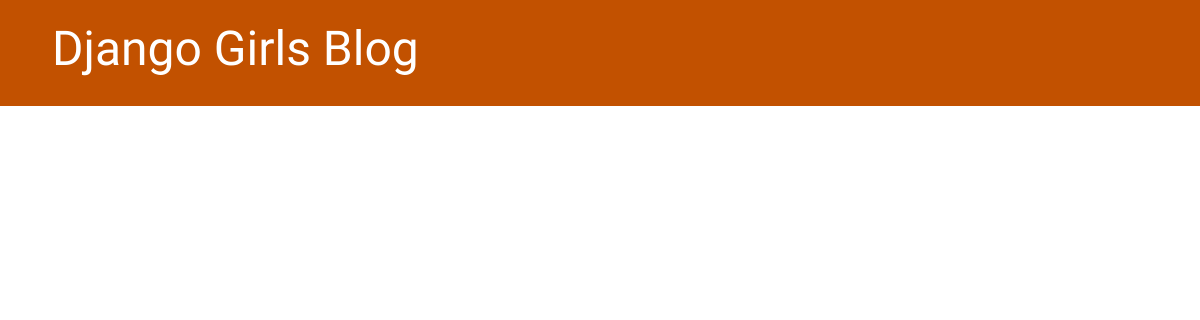
Before: / with the older database file.
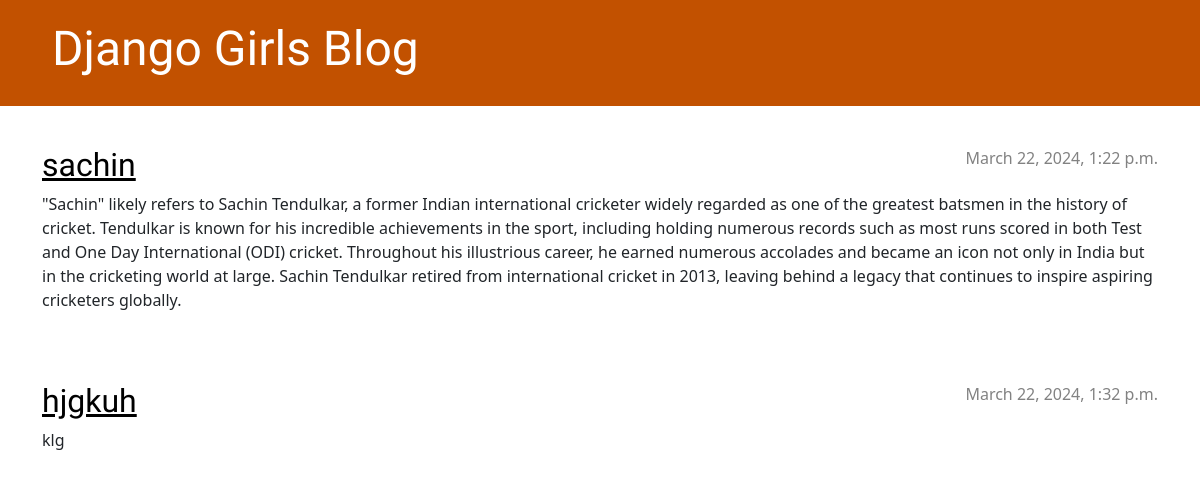
After: the same page with the newer database file.
### blog/models.py (models this page shows, shortened)
class Post(models.Model):
    author = models.ForeignKey(settings.AUTH_USER_MODEL, on_delete=models.CASCADE)
    title = models.CharField(max_length=200)
    text = models.TextField()
    created_date = models.DateTimeField(default=timezone.now)
    published_date = models.DateTimeField(blank=True, null=True)

### blog/views.py (the view)
# urls.py: path('', views.post_list, name='post_list'),
def post_list(request):
    posts = Post.objects.filter(published_date__lte=timezone.now()).order_by('published_date')
    return render(request, 'blog/post_list.html', {'posts': posts})

### blog/templates/blog/post_list.html
{% extends 'blog/base.html' %}
{% block content %}
    {% for post in posts %}
        <article class="post">
            <time class="date">
                {{ post.published_date }}
            </time>
            <h2><a href="{% url 'post_detail' pk=post.pk %}">{{ post.title }}</a></h2>
            <p>{{ post.text|linebreaksbr }}</p>
        </article>
    {% endfor %}
{% endblock %}

### blog/templates/blog/base.html (shortened to what this page needs)
{% load static %}
<!DOCTYPE html>
<html>
    <head>
        <link rel="stylesheet" href="https://cdn.jsdelivr.net/npm/bootstrap@5.1.3/dist/css/bootstrap.min.css">
        <link rel="stylesheet" href="{% static 'css/blog.css' %}">
    </head>
    <body>
        <header class="page-header">
            <div class="container">
                <h1><a href="/">Django Girls Blog</a></h1>
            </div>
        </header>
        <main class="content container">
            <div class="row">
                <div class="col">
                    {% block content %}
                    {% endblock %}
                </div>
            </div>
        </main>
    </body>
</html>

### blog/static/css/blog.css (style rules this page uses)
.page-header { background-color: #C25100; margin-top: 0; margin-bottom: 40px; padding: 20px 20px 20px 40px; }
.page-header h1, .page-header h1 a, .page-header h1 a:visited, .page-header h1 a:active { color: #ffffff; font-size: 36pt; text-decoration: none; }
h1, h2, h3, h4 { font-family: 'Lobster', cursive; }
.date { color: #828282; }
.post { margin-bottom: 70px; }
.post h2 a, .post h2 a:visited { color: #000000; }
.post > .date, .post > .actions { float: right; }

Changed rows visible on the page:
added Post: published_date "March 22, 2024, 1:22 p.m.", title "sachin", text "\"Sachin\" likely refers to Sachin Tendulkar, a former Indian international cricketer widely regarded as one of the greatest batsmen in the history of cricket. Tendulkar is known for his incredible achievements in the sport, including holding numerous records such as most runs scored in both Test and One Day International (ODI) cricket. Throughout his illustrious career, he earned numerous accolades and became an icon not only in India but in the cricketing world at large. Sachin Tendulkar retired from international cricket in 2013, leaving behind a legacy that continues to inspire aspiring cricketers globally."
added Post: published_date "March 22, 2024, 1:32 p.m.", title "hjgkuh", text "klg"
